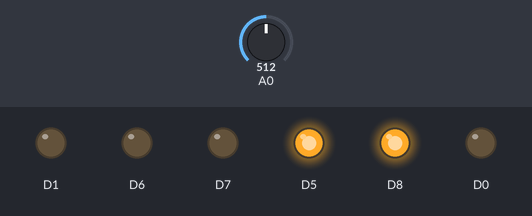
The sketch below on a simulated ESP8266 (NodeMCU). Shown: output pins drawn as LEDs (lit = HIGH). The test bench sets the inputs (shaded band); at power-on: A0 = 512. WiFi joins after 1.5 s; servers stay silent unless stated; what the sketch prints to the serial monitor is not drawn.

Above: at 2.7 s.
2.8 s: A0 set to 693
5.5 s: A0 set to 717
At 7.5 s:
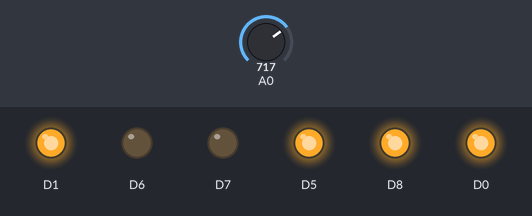
8.6 s: A0 set to 690
At 10.8 s:
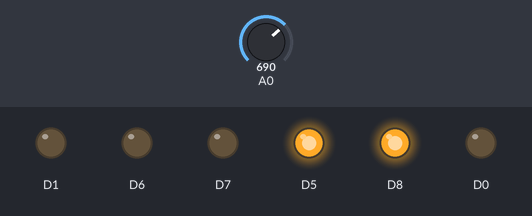
11.4 s: A0 set to 710
At 13.0 s:
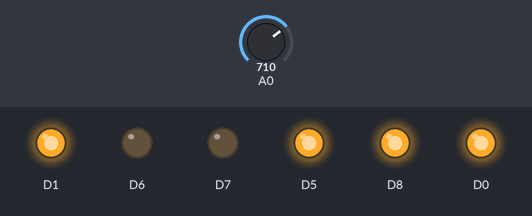
Timing chart, 0 to 14.5 s (numbered marks = the images above; inputs shaded):
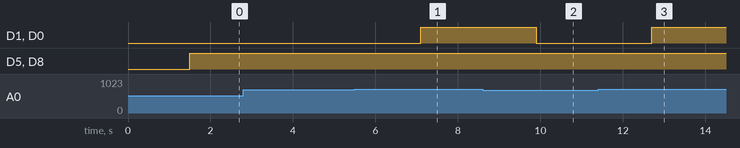

The sketch:

slms_off.ino
```cpp
#include<ESP8266WiFi.h>
WiFiClient client;
const char* MY_SSID = "xxxxx";
const char* MY_PWD = "yyyy";
const char* TS_SERVER = "api.thingspeak.com";
String TS_API_KEY ="xxxxx";
void setup(){
  Serial.begin(115200);
  WiFi.begin(MY_SSID,MY_PWD);
    while(WiFi.status()!=WL_CONNECTED){//thingspeak
    Serial.print(".");
    delay(500);
}
    Serial.print("Connected To ");
    Serial.println(MY_SSID);
  pinMode(A0,INPUT);
  pinMode(D5,OUTPUT);
  pinMode(D6,OUTPUT);
  pinMode(D7,OUTPUT);
  pinMode(D8,OUTPUT);
  pinMode(D0,OUTPUT);
  pinMode(D1,OUTPUT);
  digitalWrite(D0,HIGH);
  digitalWrite(D1,HIGH);
}
void multi(int d,int c, int b, int a){
  digitalWrite(D8,a);
  digitalWrite(D7,b);
  digitalWrite(D6,c);
  digitalWrite(D5,a);
  //jesus
}
void loop(){
  int dat;
  multi(LOW,LOW,LOW,LOW);
  dat = analogRead(A0);
  multi(LOW,LOW,LOW,HIGH);
  dat = analogRead(A0);
  Serial.print("LDR value1: ");
  Serial.println(dat);
  Serial.print("LDR value2: ");
  Serial.println(dat);
  if(dat<700){
    digitalWrite(D0,LOW);
    digitalWrite(D1,LOW);
  }else{
    digitalWrite(D0,HIGH);
    digitalWrite(D1,HIGH);
  }
  if(client.connect(TS_SERVER, 80)){
    String data = TS_API_KEY;
    data += "&field1=";
    data += String(dat);
    data +="\r\n\r\n";
    client.print("POST /update HTTP/1.1\n");
    client.print("Host: api.thingspeak.com\n");
     client.print("Connection: close\n");
     client.print("X-THINGSPEAKAPIKEY: " + TS_API_KEY + "\n");
     client.print("Content-Type: application/x-www-form-urlencoded\n");
     client.print("Content-Length: ");
     client.print(data.length());
     client.print("\n\n");
     client.print(data);
     delay(1000);

  }
  client.stop();
  delay(1600);
}
```

Measured:
- the behaviour switches between 699 and 700 on A0 (found by bisection; images 0 and 1)
- after the input at 5.5 s, D1, D0: LOW → HIGH after 1.6 s
- after the input at 8.6 s, D1, D0: HIGH → LOW after 1.3 s
- after the input at 11.4 s, D1, D0: LOW → HIGH after 1.3 s
